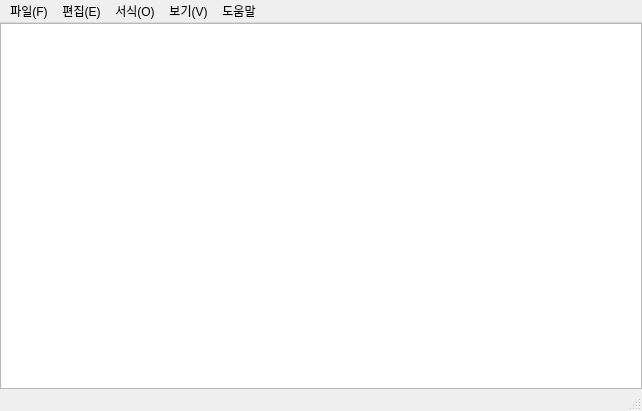
<?xml version="1.0" encoding="UTF-8"?>
<ui version="4.0">
 <class>MainWindow</class>
 <widget class="QMainWindow" name="MainWindow">
  <property name="geometry">
   <rect>
    <x>0</x>
    <y>0</y>
    <width>642</width>
    <height>411</height>
   </rect>
  </property>
  <property name="windowTitle">
   <string>MainWindow</string>
  </property>
  <widget class="QWidget" name="centralwidget">
   <layout class="QGridLayout" name="gridLayout">
    <property name="leftMargin">
     <number>0</number>
    </property>
    <property name="topMargin">
     <number>0</number>
    </property>
    <property name="rightMargin">
     <number>0</number>
    </property>
    <property name="bottomMargin">
     <number>0</number>
    </property>
    <item row="0" column="0">
     <layout class="QGridLayout" name="gridLayout_2">
      <item row="0" column="0">
       <widget class="QPlainTextEdit" name="plainTextEdit"/>
      </item>
     </layout>
    </item>
   </layout>
  </widget>
  <widget class="QMenuBar" name="menubar">
   <property name="geometry">
    <rect>
     <x>0</x>
     <y>0</y>
     <width>642</width>
     <height>31</height>
    </rect>
   </property>
   <widget class="QMenu" name="menu_file">
    <property name="contextMenuPolicy">
     <enum>Qt::DefaultContextMenu</enum>
    </property>
    <property name="title">
     <string>파일(F)</string>
    </property>
    <addaction name="action_new"/>
    <addaction name="action_open"/>
    <addaction name="action_save"/>
    <addaction name="action_saveAs"/>
    <addaction name="separator"/>
    <addaction name="action_page"/>
    <addaction name="action_print"/>
    <addaction name="separator"/>
    <addaction name="action_close"/>
   </widget>
   <widget class="QMenu" name="menu_edit">
    <property name="title">
     <string>편집(E)</string>
    </property>
    <addaction name="action_undo"/>
    <addaction name="separator"/>
    <addaction name="action_cut"/>
    <addaction name="action_copy"/>
    <addaction name="action_paste"/>
    <addaction name="separator"/>
    <addaction name="action_find"/>
    <addaction name="action_next_find"/>
    <addaction name="action_prev_find"/>
    <addaction name="action_find_replace"/>
    <addaction name="action_go"/>
    <addaction name="separator"/>
    <addaction name="action_all_select"/>
    <addaction name="action_datetime"/>
   </widget>
   <widget class="QMenu" name="menu_form">
    <property name="title">
     <string>서식(O)</string>
    </property>
    <addaction name="action_linefeed"/>
    <addaction name="action_font"/>
   </widget>
   <widget class="QMenu" name="menu_view">
    <property name="title">
     <string>보기(V)</string>
    </property>
    <widget class="QMenu" name="menu">
     <property name="title">
      <string>확대하기/축소하기</string>
     </property>
     <addaction name="action_zoonin"/>
     <addaction name="action_zoomout"/>
     <addaction name="action_default"/>
    </widget>
    <addaction name="menu"/>
    <addaction name="action_status"/>
   </widget>
   <widget class="QMenu" name="menu_help">
    <property name="title">
     <string>도움말</string>
    </property>
    <addaction name="action_help"/>
    <addaction name="separator"/>
    <addaction name="action_info"/>
   </widget>
   <addaction name="menu_file"/>
   <addaction name="menu_edit"/>
   <addaction name="menu_form"/>
   <addaction name="menu_view"/>
   <addaction name="menu_help"/>
  </widget>
  <widget class="QStatusBar" name="statusbar"/>
  <action name="action_open">
   <property name="text">
    <string>열기</string>
   </property>
   <property name="shortcut">
    <string>Ctrl+O</string>
   </property>
  </action>
  <action name="action_save">
   <property name="text">
    <string>저장</string>
   </property>
   <property name="shortcut">
    <string>Ctrl+S</string>
   </property>
  </action>
  <action name="action_saveAs">
   <property name="text">
    <string>다른 이름으로 저장</string>
   </property>
   <property name="shortcut">
    <string>Ctrl+Shift+S</string>
   </property>
  </action>
  <action name="action_close">
   <property name="text">
    <string>끝내기</string>
   </property>
  </action>
  <action name="action_undo">
   <property name="text">
    <string>실행취소</string>
   </property>
   <property name="shortcut">
    <string>Ctrl+Z</string>
   </property>
  </action>
  <action name="action_copy">
   <property name="text">
    <string>복사</string>
   </property>
   <property name="shortcut">
    <string>Ctrl+C</string>
   </property>
  </action>
  <action name="action_paste">
   <property name="text">
    <string>붙여넣기</string>
   </property>
   <property name="shortcut">
    <string>Ctrl+V</string>
   </property>
  </action>
  <action name="action_find">
   <property name="text">
    <string>찾기</string>
   </property>
   <property name="shortcut">
    <string>Ctrl+F</string>
   </property>
  </action>
  <action name="action_next_find">
   <property name="text">
    <string>다음 찾기</string>
   </property>
   <property name="shortcut">
    <string>F3</string>
   </property>
  </action>
  <action name="action_prev_find">
   <property name="text">
    <string>이전 찾기</string>
   </property>
   <property name="shortcut">
    <string>F4</string>
   </property>
  </action>
  <action name="action_find_replace">
   <property name="text">
    <string>바꾸기 </string>
   </property>
   <property name="shortcut">
    <string>Ctrl+H</string>
   </property>
  </action>
  <action name="action_go">
   <property name="text">
    <string>이동 </string>
   </property>
   <property name="shortcut">
    <string>Ctrl+G</string>
   </property>
  </action>
  <action name="action_all_select">
   <property name="text">
    <string>모두 선택 </string>
   </property>
   <property name="shortcut">
    <string>Ctrl+A</string>
   </property>
  </action>
  <action name="action_datetime">
   <property name="text">
    <string>시간/날짜 </string>
   </property>
   <property name="shortcut">
    <string>F5</string>
   </property>
  </action>
  <action name="action_cut">
   <property name="text">
    <string>잘라내기</string>
   </property>
   <property name="shortcut">
    <string>Ctrl+X</string>
   </property>
  </action>
  <action name="action_new">
   <property name="text">
    <string>새로 만들기</string>
   </property>
   <property name="shortcut">
    <string>Ctrl+N</string>
   </property>
  </action>
  <action name="action_page">
   <property name="text">
    <string>페이지 설정</string>
   </property>
  </action>
  <action name="action_print">
   <property name="text">
    <string>인쇄</string>
   </property>
   <property name="shortcut">
    <string>Ctrl+P</string>
   </property>
  </action>
  <action name="action_linefeed">
   <property name="text">
    <string>자동 줄 바꿈</string>
   </property>
  </action>
  <action name="action_font">
   <property name="text">
    <string>글꼴</string>
   </property>
  </action>
  <action name="action_status">
   <property name="text">
    <string>상태표시줄</string>
   </property>
  </action>
  <action name="action_zoonin">
   <property name="text">
    <string>확대하기</string>
   </property>
  </action>
  <action name="action_zoomout">
   <property name="text">
    <string>축소하기</string>
   </property>
  </action>
  <action name="action_default">
   <property name="text">
    <string>확대/축소 기본값 복원</string>
   </property>
  </action>
  <action name="action_help">
   <property name="text">
    <string>도움말 보기</string>
   </property>
  </action>
  <action name="action_info">
   <property name="text">
    <string>메모장 정보</string>
   </property>
  </action>
 </widget>
 <resources/>
 <connections/>
</ui>
